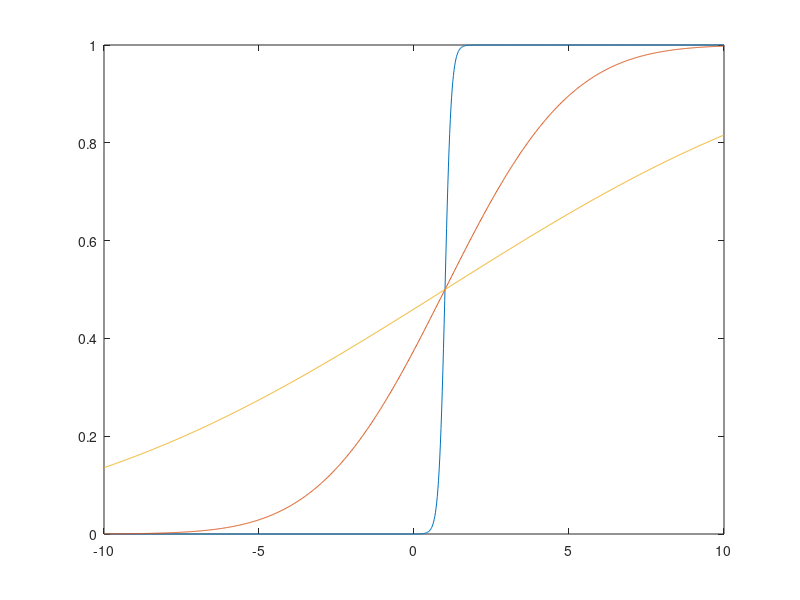

This chart was generated by the following MATLAB code:
clear all, close all, clc;

u = linspace(-10,10,1000);
D = 10;
mu = 10;
h = 1;

f = @(x) 1./(1+exp(-mu*(x-h)));
rho = @(x,u,D) 1/(2*pi*D)^0.5 * exp(-(x-u).^2/(2*D));

I = zeros(size(u));
for k = 1:length(u)
  g1 = @(x) f(x).*rho(x,u(k),D);
  g2 = @(x) f(x).*rho(x,u(k),10*D);
  I1(k) = integral(g1,-Inf,Inf);
  I2(k) = integral(g2,-Inf,Inf);
end

% figure; plot(u, f(u));
% figure; plot(u, rho(u,1));
figure; plot(u, f(u), u,I1,u,I2);

